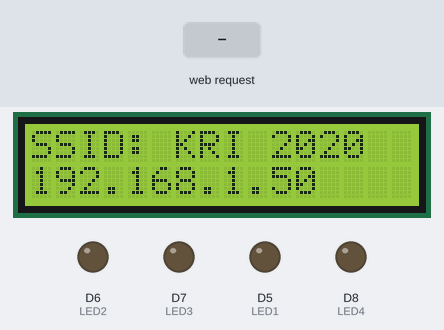
Recording of a sketch running on a simulated ESP8266 (NodeMCU). Parts: 16×2 character LCD, output pins drawn as LEDs (lit = HIGH). The inputs (shaded band) are chosen by the test bench. WiFi joins after 1.5 s; servers stay silent unless stated; what the sketch prints to the serial monitor is not drawn.

Above: at 2.8 s.
2.9 s: HTTP request GET /gpio1/1 received
At 4.0 s:
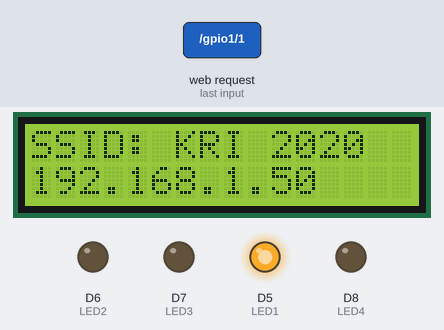
4.4 s: HTTP request GET /gpio2/1 received
At 5.2 s:
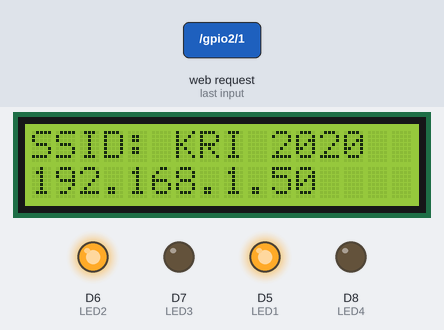
5.9 s: HTTP request GET /gpio1/0 received
At 6.3 s:
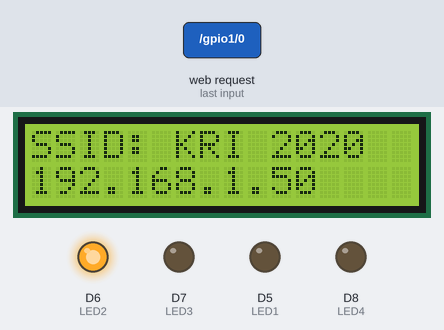
7.4 s: HTTP request GET /gpio3/1 received
At 8.6 s:
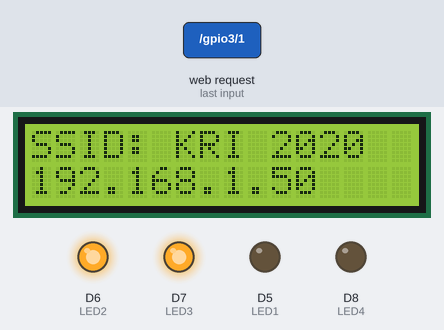
8.9 s: HTTP request GET /gpio2/0 received
At 9.8 s:
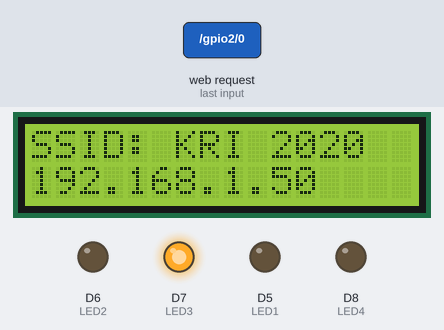
10.4 s: HTTP request GET /gpio4/1 received
At 10.9 s:
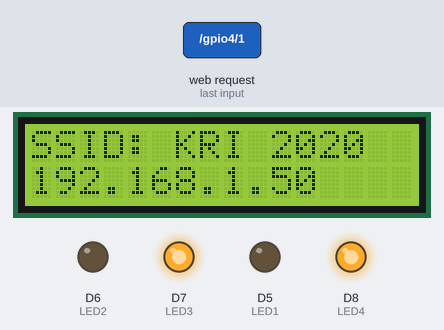
Timing chart, 0 to 12.9 s (numbered marks = the images above; inputs shaded):
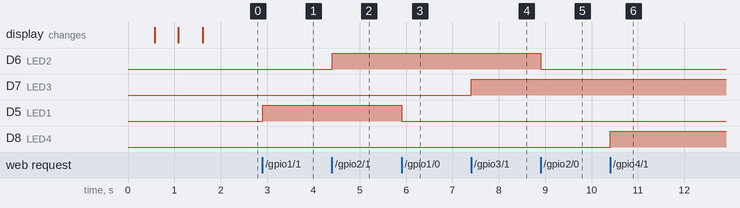

The sketch:

esp8266-led.ino
```cpp
#include <ESP8266WiFi.h>
#include <LiquidCrystal_I2C.h>
LiquidCrystal_I2C lcd(0x27, 16, 2);

#define LED1 D5
#define LED2 D6
#define LED3 D7
#define LED4 D8

const char* ssid = "KRI 2020";
const char* password = "wahyu nugraha";

// Create an instance of the server
// specify the port to listen on as an argument
WiFiServer server(80);

void setup() {
  Serial.begin(115200);

  // initialize lcd
  lcd.init();
  // turn on lcd backlight
  lcd.backlight();

  // prepare LED
  // pinMode(LED_BUILTIN, OUTPUT);
  // digitalWrite(LED_BUILTIN, 0);
  pinMode(LED1, OUTPUT);
  digitalWrite(LED1, LOW);
  pinMode(LED2, OUTPUT);
  digitalWrite(LED2, LOW);
  pinMode(LED3, OUTPUT);
  digitalWrite(LED3, LOW);
  pinMode(LED4, OUTPUT);
  digitalWrite(LED4, LOW);

  // Connect to WiFi network
  Serial.println();
  Serial.println();
  Serial.print(F("Connecting to "));
  Serial.println(ssid);

  WiFi.mode(WIFI_STA);
  WiFi.begin(ssid, password);
  lcd.print("Menghubungkan");

  while (WiFi.status() != WL_CONNECTED) {
    delay(500);
    Serial.print(F("."));
    lcd.print(".");
  }
  Serial.println();
  Serial.println(F("WiFi connected"));

  // Start the server
  server.begin();
  Serial.println(F("Server started"));

  // Print the IP address
  Serial.println(WiFi.localIP());

  lcd.clear();
  lcd.setCursor(0,0);
  lcd.print("SSID: ");
  lcd.print(ssid);
  lcd.setCursor(0,1);
  lcd.print(WiFi.localIP());
}

void loop() {
  // Check if a client has connected
  WiFiClient client = server.available();
  if (!client) {
    return;
  }
  Serial.println(F("new client"));

  client.setTimeout(5000); // default is 1000

  // Read the first line of the request
  String req = client.readStringUntil('\r');
  Serial.println(F("request: "));
  Serial.println(req);

  // Match the request
  int value1, value2, value3, value4;
  if (req.indexOf(F("/gpio1/0")) != -1) {
    value1 = 0;
  } else if (req.indexOf(F("/gpio1/1")) != -1) {
    value1 = 1;
  } else {
    Serial.println(F("invalid request"));
    value1 = digitalRead(LED1);
  }

  if (req.indexOf(F("/gpio2/0")) != -1) {
    value2 = 0;
  } else if (req.indexOf(F("/gpio2/1")) != -1) {
    value2 = 1;
  } else {
    Serial.println(F("invalid request"));
    value2 = digitalRead(LED2);
  }

  if (req.indexOf(F("/gpio3/0")) != -1) {
    value3 = 0;
  } else if (req.indexOf(F("/gpio3/1")) != -1) {
    value3 = 1;
  } else {
    Serial.println(F("invalid request"));
    value3 = digitalRead(LED3);
  }

  if (req.indexOf(F("/gpio4/0")) != -1) {
    value4 = 0;
  } else if (req.indexOf(F("/gpio4/1")) != -1) {
    value4 = 1;
  } else {
    Serial.println(F("invalid request"));
    value4 = digitalRead(LED4);
  }

  // Set LED according to the request
  digitalWrite(LED1, value1);
  digitalWrite(LED2, value2);
  digitalWrite(LED3, value3);
  digitalWrite(LED4, value4);

  // read/ignore the rest of the request
  // do not client.flush(): it is for output only, see below
  while (client.available()) {
    // byte by byte is not very efficient
    client.read();
  }

  // Send the response to the client
  // it is OK for multiple small client.print/write,
  // because nagle algorithm will group them into one single packet
  client.print(F("HTTP/1.1 200 OK\r\nContent-Type: text/html\r\n\r\n<!DOCTYPE HTML>\r\n<html>\r\n"));
  client.print(F("<center><h1>"));

  client.print(F("<br>PROJECT AKHIR MK"));
  client.print(F("<br>URSI AULIA</h1>"));

  client.print(F("<h2><br><br>LED 1 "));
  client.print((value1) ? F("AKTIF") : F("TIDAK AKTIF"));
  client.print(F("<br><a href='http://"));
  client.print(WiFi.localIP());
  client.print(F("/gpio1/1'>ON</a> | <a href='http://"));
  client.print(WiFi.localIP());
  client.print(F("/gpio1/0'>OFF</a>"));

  client.print(F("<br><br>LED 2 "));
  client.print((value2) ? F("AKTIF") : F("TIDAK AKTIF"));
  client.print(F("<br><a href='http://"));
  client.print(WiFi.localIP());
  client.print(F("/gpio2/1'>ON</a> | <a href='http://"));
  client.print(WiFi.localIP());
  client.print(F("/gpio2/0'>OFF</a>"));

  client.print(F("<br><br>LED 3 "));
  client.print((value3) ? F("AKTIF") : F("TIDAK AKTIF"));
  client.print(F("<br><a href='http://"));
  client.print(WiFi.localIP());
  client.print(F("/gpio3/1'>ON</a> | <a href='http://"));
  client.print(WiFi.localIP());
  client.print(F("/gpio3/0'>OFF</a>"));

  client.print(F("<br><br>LED 4 "));
  client.print((value4) ? F("AKTIF") : F("TIDAK AKTIF"));
  client.print(F("<br><a href='http://"));
  client.print(WiFi.localIP());
  client.print(F("/gpio4/1'>ON</a> | <a href='http://"));
  client.print(WiFi.localIP());
  client.print(F("/gpio4/0'>OFF</a>"));

  client.print(F("</h2></center></html>"));

  // The client will actually be *flushed* then disconnected
  // when the function returns and 'client' object is destroyed (out-of-scope)
  // flush = ensure written data are received by the other side
  Serial.println(F("Disconnecting from client"));
}
```

Measured:
- after the input at 2.9 s, D5 (LED1): LOW → HIGH at once
- after the input at 4.4 s, D6 (LED2): LOW → HIGH at once
- after the input at 5.9 s, D5 (LED1): HIGH → LOW at once
- after the input at 7.4 s, D7 (LED3): LOW → HIGH at once
- after the input at 8.9 s, D6 (LED2): HIGH → LOW at once
- after the input at 10.4 s, D8 (LED4): LOW → HIGH at once
